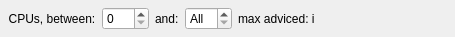
<?xml version="1.0" encoding="UTF-8"?>
<ui version="4.0">
 <class>LocalSchedulerConfigController</class>
 <widget class="QWidget" name="LocalSchedulerConfigController">
  <property name="geometry">
   <rect>
    <x>0</x>
    <y>0</y>
    <width>455</width>
    <height>37</height>
   </rect>
  </property>
  <property name="sizePolicy">
   <sizepolicy hsizetype="Preferred" vsizetype="Preferred">
    <horstretch>0</horstretch>
    <verstretch>0</verstretch>
   </sizepolicy>
  </property>
  <property name="windowTitle">
   <string>Form</string>
  </property>
  <layout class="QHBoxLayout" name="horizontalLayout">
   <property name="leftMargin">
    <number>2</number>
   </property>
   <property name="topMargin">
    <number>0</number>
   </property>
   <property name="rightMargin">
    <number>0</number>
   </property>
   <property name="bottomMargin">
    <number>0</number>
   </property>
   <item>
    <widget class="QLabel" name="label">
     <property name="text">
      <string>  CPUs, between:</string>
     </property>
    </widget>
   </item>
   <item>
    <widget class="QSpinBox" name="spin_box">
     <property name="specialValueText">
      <string/>
     </property>
     <property name="minimum">
      <number>0</number>
     </property>
     <property name="maximum">
      <number>999</number>
     </property>
    </widget>
   </item>
   <item>
    <widget class="QLabel" name="label_2">
     <property name="text">
      <string>and:</string>
     </property>
    </widget>
   </item>
   <item>
    <widget class="QSpinBox" name="max_spin_box">
     <property name="specialValueText">
      <string>All</string>
     </property>
     <property name="maximum">
      <number>999</number>
     </property>
    </widget>
   </item>
   <item>
    <widget class="QLabel" name="advice_label">
     <property name="text">
      <string>max adviced: i</string>
     </property>
    </widget>
   </item>
   <item>
    <spacer name="horizontalSpacer">
     <property name="orientation">
      <enum>Qt::Horizontal</enum>
     </property>
     <property name="sizeHint" stdset="0">
      <size>
       <width>40</width>
       <height>20</height>
      </size>
     </property>
    </spacer>
   </item>
  </layout>
 </widget>
 <resources/>
 <connections/>
</ui>
